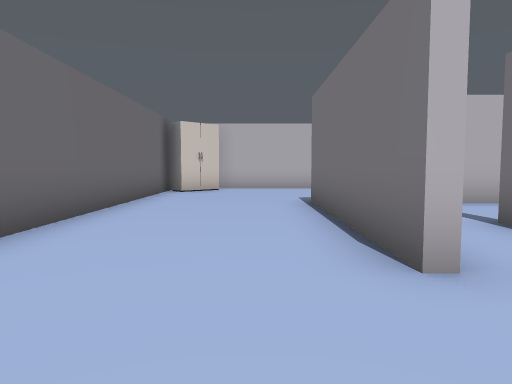
[1] (above)

17 first-person views from a walk through a scene from a Unity 3-D project. The camera is 1.5 m above the floor, tilts 4° down and sees 70° across. The floor is counted in squares, 2 m on a side. Each view is taken from the middle of a square. On the plan, view 1 faces up. The plan holds only what a view shows up to about 11 squares ahead; the rest is blank. The player character is not drawn. Door leaves are left out, so doorways stand open.

[2]
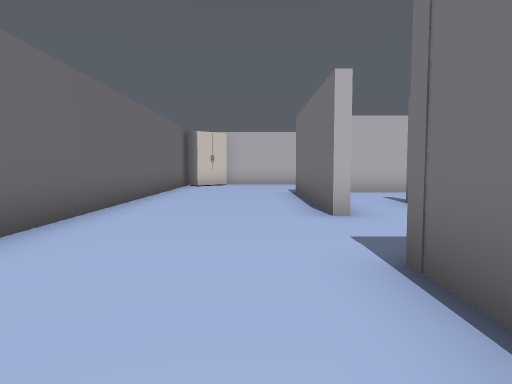

[3]
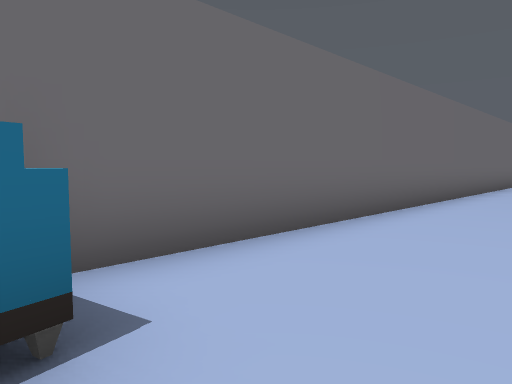

[4]
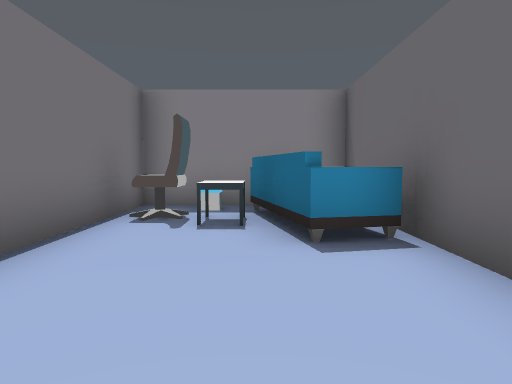

[5]
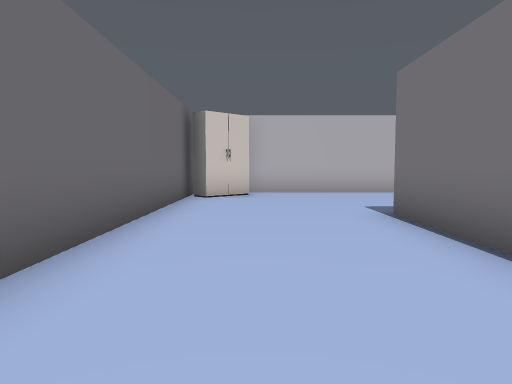

[6]
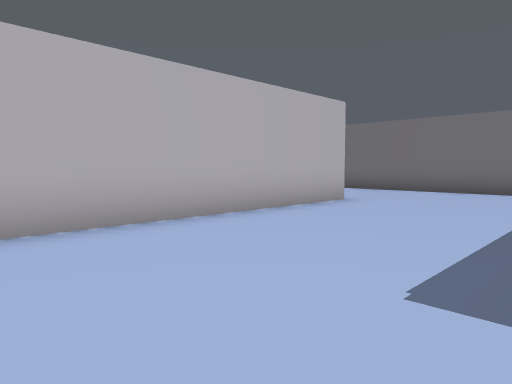

[7]
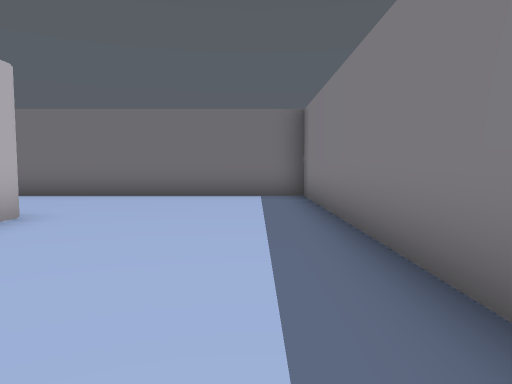

[8]
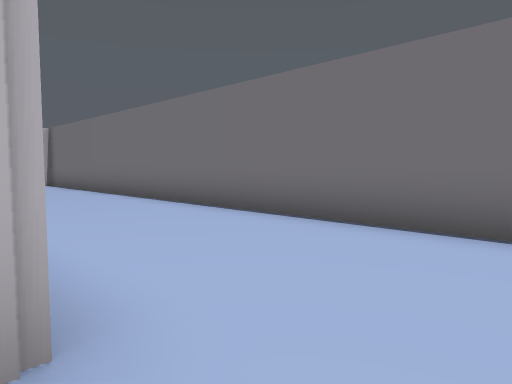

[9]
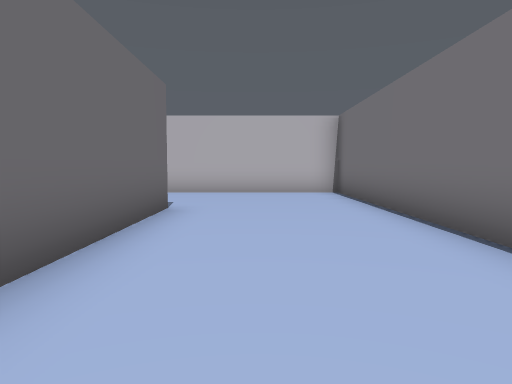

[10]
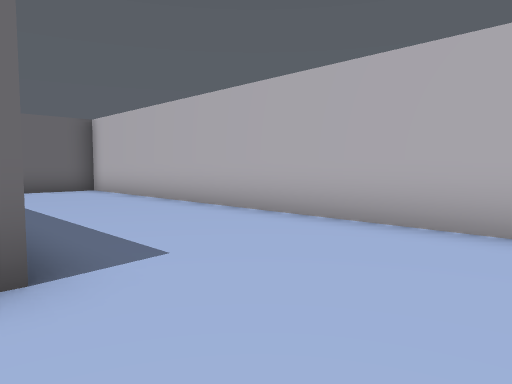

[11]
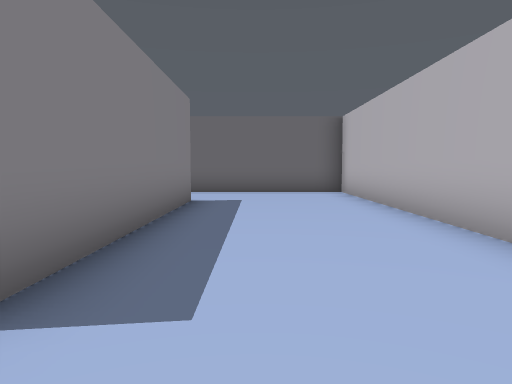

[12]
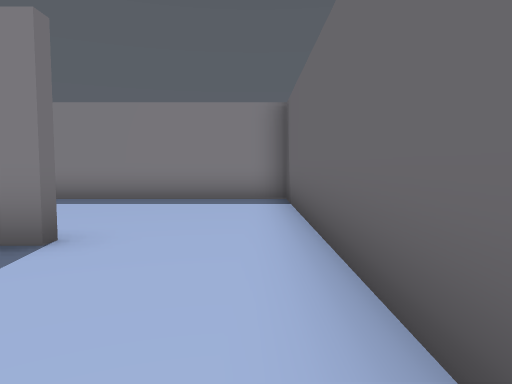

[13]
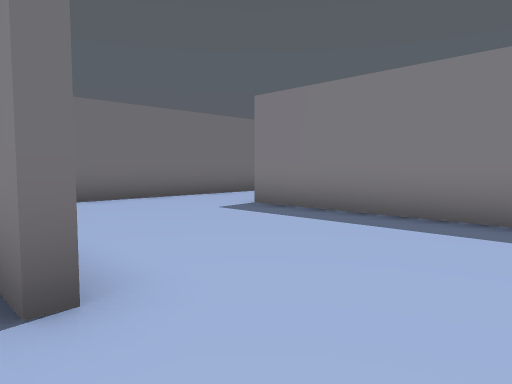

[14]
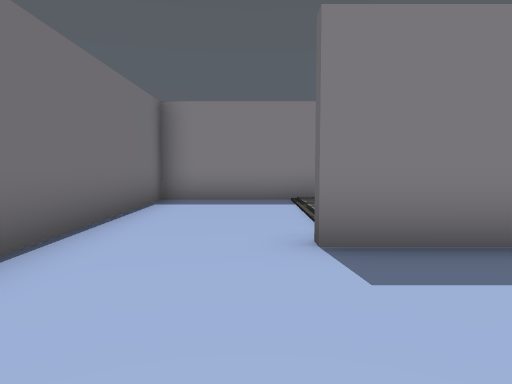

[15]
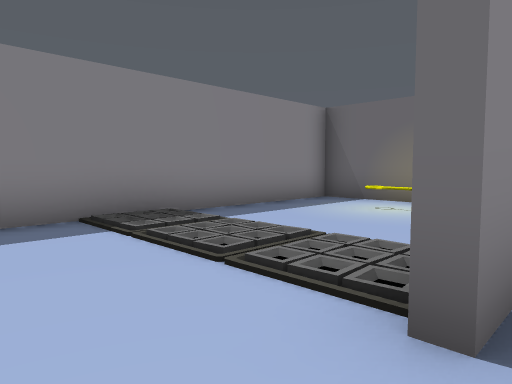

[16]
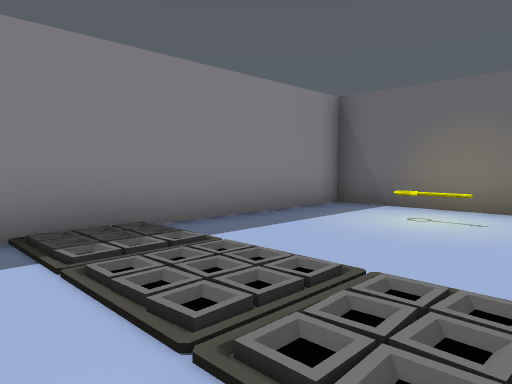

[17]
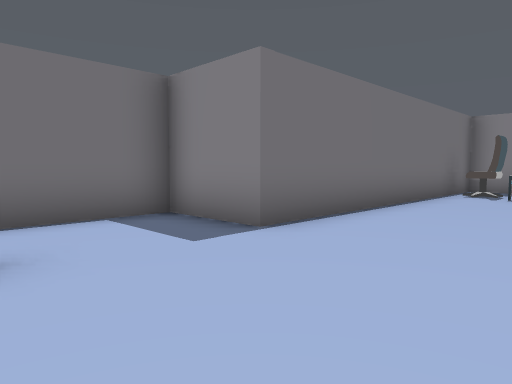

### Floor plan
Points are (right, up) in squares from view 1. A wall is a line through its corners. A room is listed if a view was taken in it or the views show most of it. See-through windows are left out.
Room 1 (views 1, 2, 3, 4, 5, 6, 7, 8, 9, 10, 11, 12, 13, 14, 15, 17)
walls: (2.6, 7.8) (10.4, 7.8) (10.4, 26.5) (-2.7, 26.5) (-2.7, 17.6) (3.4, 17.6); (6.5, 12.5) (-1.2, 12.5); (-2.7, 12) (-2.7, -9) (1.2, -9) (1.2, -0.2) (3.2, -0.2) (3.2, 2.1); (6.1, 17.4) (6.1, 20.2); (1.2, 2.5) (1.2, 7.8); (0, 22.6) (6, 22.6); (6.4, 22.6) (6.4, 18.1)
ways out: opening at (4.5, 17) to room 2; opening at (2, 5)
objects: other object (-2, -8) to (-1, -6); other object (-2, 11); other object (-1, -7); other object (0, -8)
Room 2 (view 16)
walls: (3.4, 17.6) (3.4, 17.2); (-2.7, 15.9) (-2.7, 12.7) (6.1, 12.7) (6.1, 17.4)
ways out: opening at (4.5, 17) to room 1
objects: key (-1, 15)

Positions as (right, up) in squares from view 1, and headings:
1: (0, 0), facing up
2: (0, -3), facing up
3: (0, -6), facing up-left
4: (-1, -2), facing down
5: (-1, 2), facing up
6: (-1, 8), facing up-right
7: (1, 9), facing right
8: (6, 11), facing up-right
9: (8, 16), facing up
10: (9, 22), facing up-left
11: (8, 24), facing left
12: (-2, 26), facing down
13: (-2, 23), facing down-right
14: (4, 21), facing down
15: (5, 18), facing down-left
16: (4, 17), facing down-left
17: (-2, 3), facing down-right
